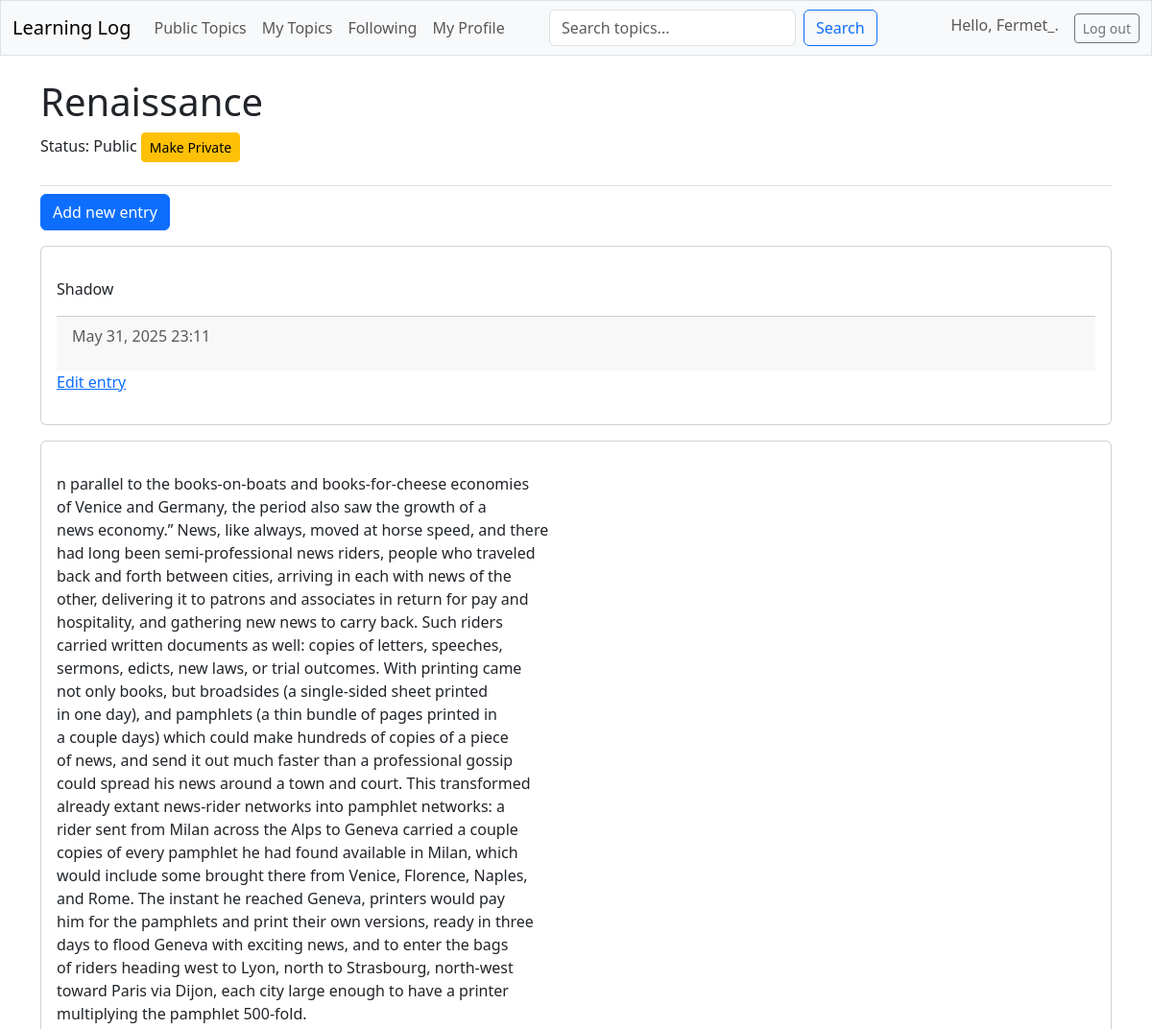
Page /topics/6/ (signed in, upper part) on the earlier database version.
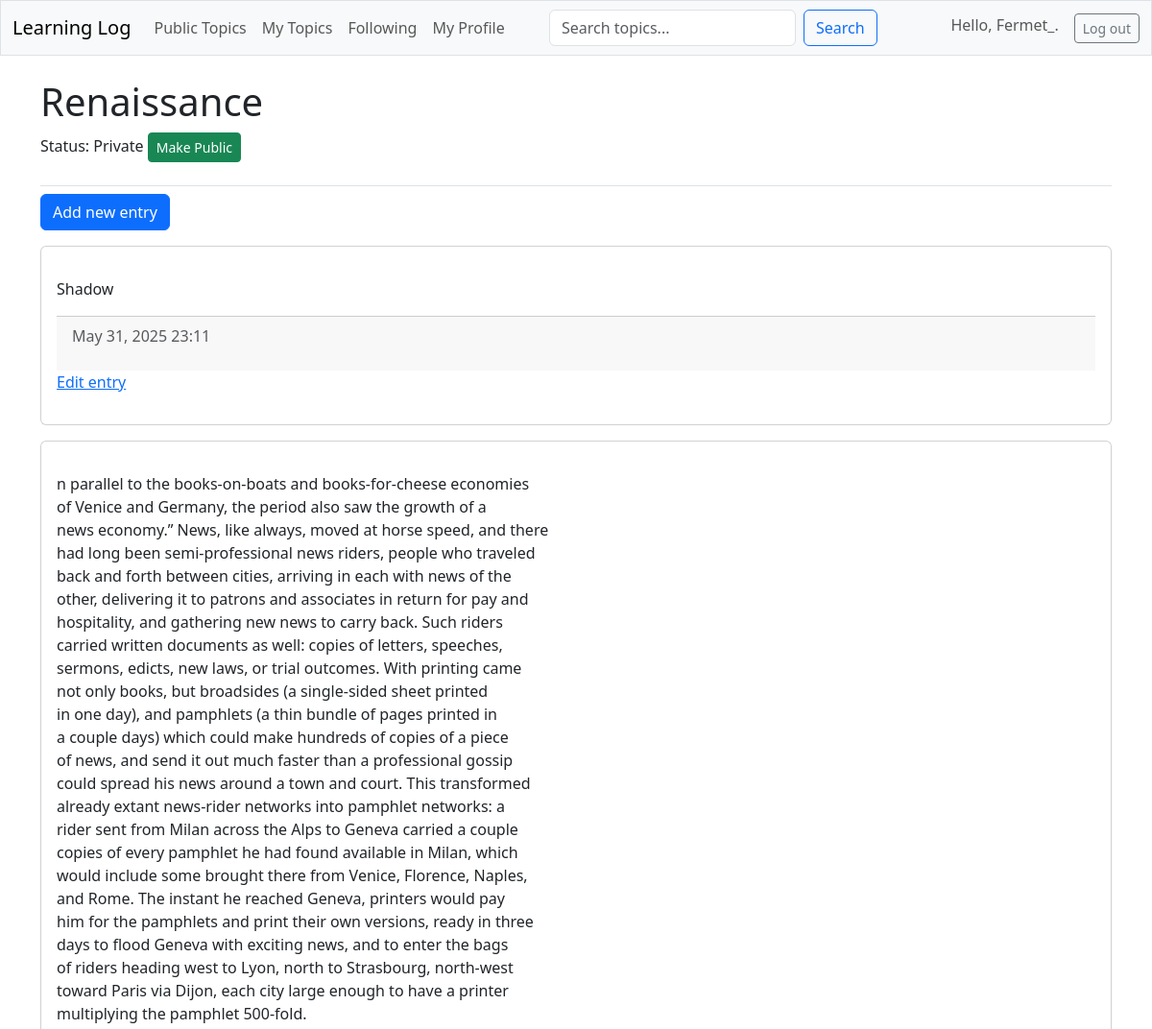
Same page on the later database version.
### learning_logs/views.py (the view)
# urls.py: path('topics/<int:topic_id>/', views.topic, name='topic'),
def topic(request, topic_id):
    topic = get_object_or_404(Topic, id=topic_id)
    if not topic.public:
        if not request.user.is_authenticated:
            raise Http404("You must be logged in to view this topic.")
        if topic.owner != request.user:
            raise Http404("You do not have permission to view this topic.")
    entries = topic.entry_set.order_by('-date_added')
    comments = topic.comments.all()  # Get all comments for this topic
    if request.method == 'POST' and request.user.is_authenticated:
        comment_form = CommentForm(data=request.POST)
        if comment_form.is_valid():
            new_comment = comment_form.save(commit=False)
            new_comment.topic = topic
            new_comment.author = request.user
            new_comment.save()
            messages.success(request, "Comment added successfully!")
            return redirect('learning_logs:topic', topic_id=topic_id)
    else:
        comment_form = CommentForm()
    context = {
        'topic': topic,
        'entries': entries,
        'comments': comments,
        'comment_form': comment_form if request.user.is_authenticated else None,
    }
    return render(request, 'learning_logs/topic.html', context)

### learning_logs/forms.py
class CommentForm(forms.ModelForm):
    class Meta:
        model = Comment
        fields = ['text']
        labels = {'text': 'Comment'}
        widgets = {'text': forms.Textarea(attrs={'rows': 3})}

### learning_logs/templates/learning_logs/topic.html (shortened to what this page needs)
{% extends "learning_logs/base.html" %}
{% load django_bootstrap5 %}
{% block page_header %}
  <h1>{{ topic.text }}</h1>
  {% if topic.owner == request.user %}
    <div class="mb-3">
      Status: {% if topic.public %}Public{% else %}Private{% endif %}
      {% if topic.public %}
        <form action="{% url 'learning_logs:make_private' topic.id %}" method="post" class="d-inline">
          <button type="submit" class="btn btn-warning btn-sm">Make Private</button>
        </form>
      {% else %}
        <form action="{% url 'learning_logs:make_public' topic.id %}" method="post" class="d-inline">
          <button type="submit" class="btn btn-success btn-sm">Make Public</button>
        </form>
      {% endif %}
    </div>
  {% endif %}
{% endblock page_header %}
{% block content %}
  {% if topic.owner == request.user %}
    <p>
      <a href="{% url 'learning_logs:new_entry' topic.id %}" class="btn btn-primary">Add new entry</a>
    </p>
  {% endif %}
  <div class="card-columns">
    {% for entry in entries %}
      <div class="card mb-3">
        <div class="card-body">
          <p>{{ entry.text|linebreaks }}</p>
          <div class="card-footer text-muted">
            <p>{{ entry.date_added|date:'M d, Y H:i' }}</p>
          </div>
          {% if topic.owner == request.user %}
            <p><a href="{% url 'learning_logs:edit_entry' entry.id %}">Edit entry</a></p>
          {% endif %}
        </div>
      </div>
    {% empty %}
      <p>No entries for this topic yet.</p>
    {% endfor %}
  </div>
{% endblock content %}

Differences in the rows shown:
changed Topic "Renaissance": public True → False (drawn)
Other differences:
text no longer shown: "Public Make Private"
text now shown: "Private Make Public"
